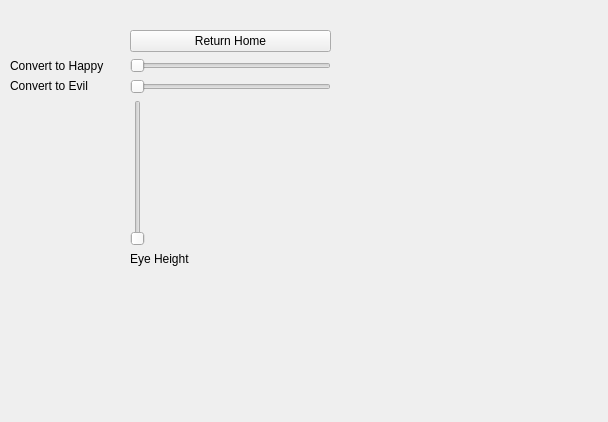
<?xml version="1.0" encoding="UTF-8"?>
<ui version="4.0">
 <class>Form</class>
 <widget class="QWidget" name="Form">
  <property name="geometry">
   <rect>
    <x>0</x>
    <y>0</y>
    <width>608</width>
    <height>422</height>
   </rect>
  </property>
  <property name="windowTitle">
   <string>Form</string>
  </property>
  <widget class="QWidget" name="controlsBox" native="true">
   <property name="geometry">
    <rect>
     <x>130</x>
     <y>10</y>
     <width>201</width>
     <height>401</height>
    </rect>
   </property>
   <layout class="QVBoxLayout" name="verticalLayout">
    <item>
     <widget class="QLabel" name="label">
      <property name="text">
       <string/>
      </property>
     </widget>
    </item>
    <item>
     <widget class="QPushButton" name="homeBtn">
      <property name="text">
       <string>Return Home</string>
      </property>
     </widget>
    </item>
    <item>
     <widget class="QSlider" name="smileSlider">
      <property name="orientation">
       <enum>Qt::Horizontal</enum>
      </property>
     </widget>
    </item>
    <item>
     <widget class="QSlider" name="frownSlider">
      <property name="orientation">
       <enum>Qt::Horizontal</enum>
      </property>
     </widget>
    </item>
    <item>
     <widget class="QSlider" name="eyes">
      <property name="orientation">
       <enum>Qt::Vertical</enum>
      </property>
     </widget>
    </item>
    <item>
     <widget class="QLabel" name="label_7">
      <property name="text">
       <string>Eye Height</string>
      </property>
     </widget>
    </item>
    <item>
     <spacer name="verticalSpacer">
      <property name="orientation">
       <enum>Qt::Vertical</enum>
      </property>
      <property name="sizeHint" stdset="0">
       <size>
        <width>20</width>
        <height>40</height>
       </size>
      </property>
     </spacer>
    </item>
   </layout>
  </widget>
  <widget class="QWidget" name="controlsBox_2" native="true">
   <property name="geometry">
    <rect>
     <x>10</x>
     <y>-1</y>
     <width>131</width>
     <height>411</height>
    </rect>
   </property>
   <layout class="QVBoxLayout" name="verticalLayout_3">
    <item>
     <widget class="QLabel" name="label_3">
      <property name="text">
       <string/>
      </property>
     </widget>
    </item>
    <item>
     <widget class="QLabel" name="label_5">
      <property name="text">
       <string/>
      </property>
     </widget>
    </item>
    <item>
     <widget class="QLabel" name="label_6">
      <property name="text">
       <string/>
      </property>
     </widget>
    </item>
    <item>
     <widget class="QLabel" name="label_2">
      <property name="text">
       <string>Convert to Happy</string>
      </property>
     </widget>
    </item>
    <item>
     <widget class="QLabel" name="label_4">
      <property name="text">
       <string>Convert to Evil</string>
      </property>
     </widget>
    </item>
    <item>
     <spacer name="verticalSpacer_2">
      <property name="orientation">
       <enum>Qt::Vertical</enum>
      </property>
      <property name="sizeHint" stdset="0">
       <size>
        <width>20</width>
        <height>40</height>
       </size>
      </property>
     </spacer>
    </item>
   </layout>
  </widget>
 </widget>
 <resources/>
 <connections/>
</ui>
